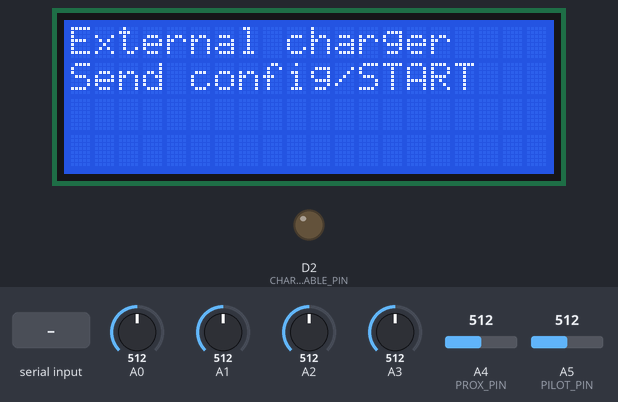
Recording of a sketch running on a simulated Arduino Uno R4 Minima. On the bench: 20×4 character LCD, output pins drawn as LEDs (lit = HIGH). The test bench sets the inputs (shaded band); at power-on: A2 = 512, A3 = 512, A4 (PROX_PIN) = 512, A0 = 512, A1 = 512, A5 (PILOT_PIN) = 512 (analog values on the 0–1023 scale). What the sketch prints to the serial monitor is not drawn.

Above: at 0.8 s.
0.9 s: "START\n" received over Serial
At 2.1 s:
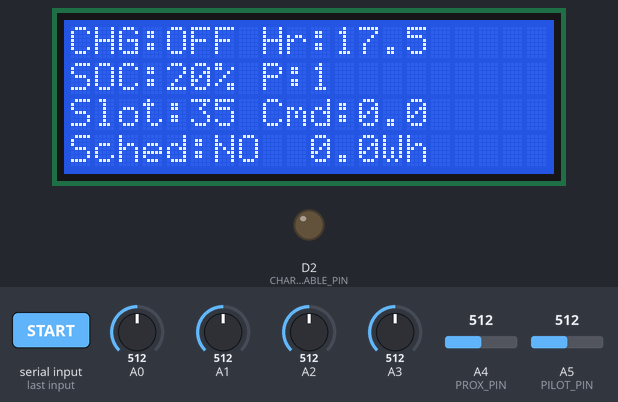
2.4 s: A2 set to 306
At 3.4 s:
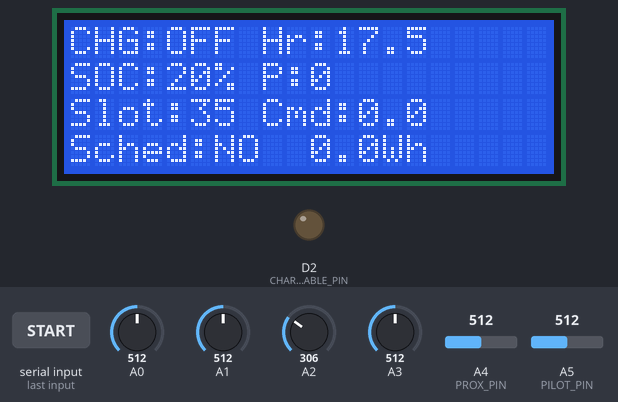
3.9 s: A3 set to 716
At 4.7 s:
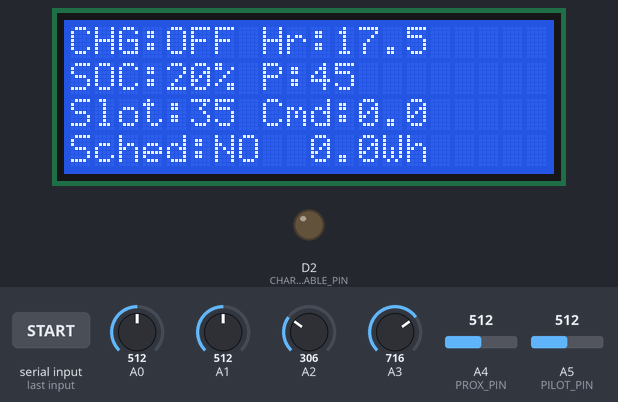
5.5 s: "SCHED=OFF\n" received over Serial
At 6.1 s:
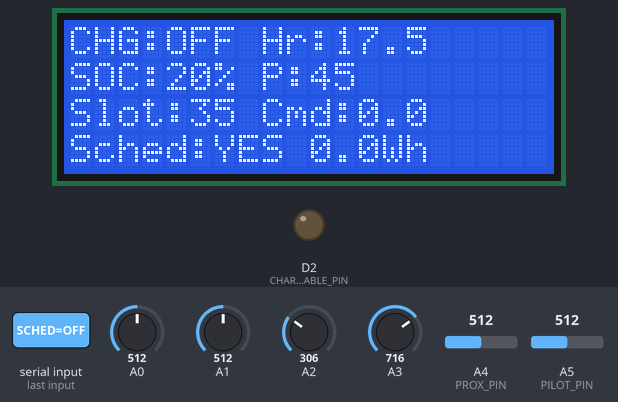
7.1 s: A2 set to 90
At 8.4 s:
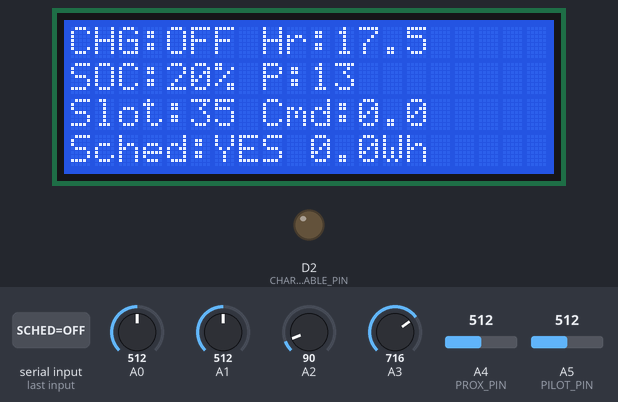
8.7 s: A4 (PROX_PIN) set to 418
10.2 s: A4 (PROX_PIN) set to 399
At 11.3 s:
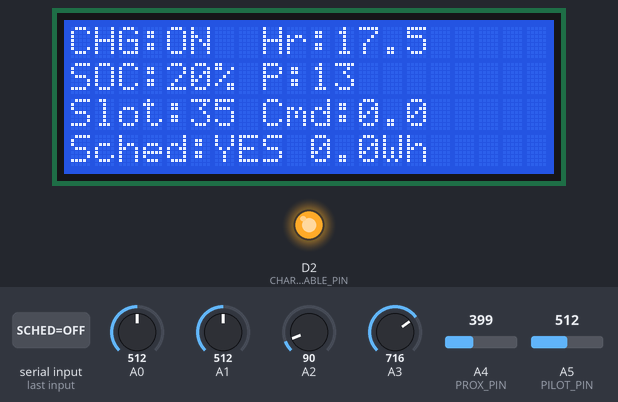
Timing chart, 0 to 13.2 s (numbered marks = the images above; inputs shaded):
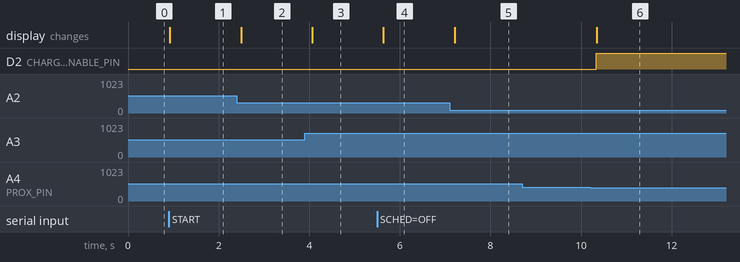

The sketch:

Module2_Starter_Code_external_charger_v3.ino
```cpp
#include <LiquidCrystal.h>

// -------------------------
// Measurements
// -------------------------
double BatVolt = 0.0;
double BatCur  = 0.0;
double BatPower = 0.0;

double CharVolt = 0.0;
double CharCur  = 0.0;
double CharPower = 0.0;

double totalWh = 0.0;

// -------------------------
// Hardware constants
// -------------------------
const double ADC_REF_V = 5.0;
const double ADC_MAX = 16383.0; // 14-bit ADC on Uno R4
const double ACS712_BAT_ZERO = 2.49;
const double ACS712_BAT_SENS = 0.066; // V/A
const double ACS712_CHG_ZERO = 2.49;
const double ACS712_CHG_SENS = 0.4;   // V/A

const double R1 = 11000.0;
const double R2 = 1000.0;
const double VOLT_DIV_GAIN = (R1 + R2) / R2;

// J1772 / control pins
const int CHARGE_ENABLE_PIN = 2;
const int PROX_PIN = A4;
const int PILOT_PIN = A5;

// -------------------- LCD Pins --------------------
const int rs = 3, en = 4, d4 = 5, d5 = 6, d6 = 7, d7 = 8;
LiquidCrystal lcd(rs, en, d4, d5, d6, d7);

// -------------------------
// Charge scheduling settings
// -------------------------
const float Ebat_kWh = 10.0;   // usable battery capacity estimate
const float Pmax_kW  = 7.2;    // max external charging power estimate
const float eta      = 0.92;   // charging efficiency
const float SOC_req  = 0.80;   // stop target
const float SOC_res  = 0.10;   // emergency minimum
const float BASE     = 0.12;   // $/kWh base rate
const float SLOT_HR  = 0.5;    // 30-minute schedule slots
const int   N_SLOTS  = 48;

float START_TIME = 17.5; // wall-clock start time in hours
float SOC0       = 0.20; // initial SOC estimate
float ARRIVAL    = 17.5; // plug-in time
float DEPARTURE  = 7.0;  // unplug time

float P_schedule[N_SLOTS];
float rate[N_SLOTS];
float currentSOC = SOC0;
bool configured = false;
bool scheduleEnabled = true;

// -------------------------
// Timing / state
// -------------------------
unsigned long startMillis = 0;
unsigned long lastUpdateMs = 0;
bool chargeRequestLatched = false;

// -------------------------
// Helper functions
// -------------------------
double readScaledVoltage(int pin) {
  double raw = analogRead(pin);
  return raw * ADC_REF_V / ADC_MAX * VOLT_DIV_GAIN;
}

double readScaledCurrent(int pin, double zeroOffset, double sensitivity) {
  double raw = analogRead(pin);
  double sensedV = raw * ADC_REF_V / ADC_MAX;
  return (sensedV - zeroOffset) / sensitivity;
}

double readPilotHighVoltage() {
  double pHigh = 0.0;
  for (int i = 0; i < 100; i++) {
    double reading = analogRead(PILOT_PIN);
    if (reading > pHigh) pHigh = reading;
  }
  return pHigh * 12.0 / ADC_MAX;
}

double readProximityVoltage() {
  double raw = analogRead(PROX_PIN);
  return raw * ADC_REF_V / ADC_MAX;
}

float getRate(float h) {
  if (h >= 23 || h < 6) return 0.65f * BASE;
  if (h >= 17 && h < 21) return 1.60f * BASE;
  return 0.90f * BASE;
}

float getCurrentHour() {
  float elapsed = (millis() - startMillis) / 3600000.0f;
  float h = START_TIME + elapsed;
  while (h >= 24.0f) h -= 24.0f;
  while (h < 0.0f) h += 24.0f;
  return h;
}

void buildSchedule() {
  for (int i = 0; i < N_SLOTS; i++) {
    float h = i * SLOT_HR;
    rate[i] = getRate(h);
    P_schedule[i] = 0.0f;
  }

  int a = (int)(ARRIVAL / SLOT_HR);
  int d = (int)(DEPARTURE / SLOT_HR);

  int idx[N_SLOTS];
  int len = 0;

  if (d < a) {
    for (int i = a; i < N_SLOTS; i++) idx[len++] = i;
    for (int i = 0; i <= d; i++) idx[len++] = i;
  } else {
    for (int i = a; i <= d; i++) idx[len++] = i;
  }

  float Ereq = max((SOC_req - SOC0) * Ebat_kWh, 0.0f);
  float Erem = Ereq;

  // cheapest slots first
  for (int i = 0; i < len - 1; i++) {
    for (int j = i + 1; j < len; j++) {
      if (rate[idx[j]] < rate[idx[i]]) {
        int tmp = idx[i];
        idx[i] = idx[j];
        idx[j] = tmp;
      }
    }
  }

  for (int i = 0; i < len && Erem > 0.0f; i++) {
    int k = idx[i];
    float Emax = Pmax_kW * SLOT_HR * eta;
    float Eadd = min(Emax, Erem);
    P_schedule[k] = Eadd / (SLOT_HR * eta); // commanded kW in this slot
    Erem -= Eadd;
  }

  currentSOC = SOC0;
}

void printSchedule() {
  Serial.println("Schedule rebuilt.");
  for (int i = 0; i < N_SLOTS; i++) {
    if (P_schedule[i] > 0.01f) {
      Serial.print("Slot ");
      Serial.print(i);
      Serial.print(" (");
      Serial.print(i * SLOT_HR, 1);
      Serial.print(" h): ");
      Serial.print(P_schedule[i], 2);
      Serial.println(" kW");
    }
  }
}

void checkSerial() {
  if (!Serial.available()) return;

  String s = Serial.readStringUntil('\n');
  s.trim();
  if (s.length() == 0) return;

  if (s.startsWith("T=")) START_TIME = s.substring(2).toFloat();
  else if (s.startsWith("SOC=")) SOC0 = s.substring(4).toFloat();
  else if (s.startsWith("A=")) ARRIVAL = s.substring(2).toFloat();
  else if (s.startsWith("D=")) DEPARTURE = s.substring(2).toFloat();
  else if (s.equalsIgnoreCase("SCHED=ON")) scheduleEnabled = true;
  else if (s.equalsIgnoreCase("SCHED=OFF")) scheduleEnabled = false;
  else if (s.equalsIgnoreCase("REBUILD")) {
    buildSchedule();
    printSchedule();
  }

  Serial.println("Updated parameter.");
}

void printMeasurements(double pilotV, double proxV, bool chargeEnabled, bool shouldCharge, int step, float hour) {
  Serial.print("Battery Voltage = "); Serial.println(BatVolt, 3);
  Serial.print("Battery Current = "); Serial.println(BatCur, 3);
  Serial.print("Battery Power = ");   Serial.println(BatPower, 3);

  Serial.print("Charger Voltage = "); Serial.println(CharVolt, 3);
  Serial.print("Charger Current = "); Serial.println(CharCur, 3);
  Serial.print("Charger Power = ");   Serial.println(CharPower, 3);

  Serial.print("Pilot Voltage = ");   Serial.println(pilotV, 3);
  Serial.print("Proximity Voltage = "); Serial.println(proxV, 3);

  Serial.print("Hour = "); Serial.println(hour, 2);
  Serial.print("Slot = "); Serial.println(step);
  Serial.print("Scheduled Power (kW) = "); Serial.println(P_schedule[step], 3);
  Serial.print("Should Charge = "); Serial.println(shouldCharge ? "YES" : "NO");
  Serial.print("Charge Enabled = "); Serial.println(chargeEnabled ? "YES" : "NO");
  Serial.print("SOC = "); Serial.println(currentSOC, 4);
  Serial.print("Total Energy (Wh) = "); Serial.println(totalWh, 5);
  Serial.println();
}

void updateLCD(bool chargingEnabled, float hour, int step, bool shouldCharge) {
  lcd.clear();

  lcd.setCursor(0, 0);
  lcd.print("CHG:");
  lcd.print(chargingEnabled ? "ON " : "OFF");
  lcd.print(" Hr:");
  lcd.print(hour, 1);

  lcd.setCursor(0, 1);
  lcd.print("SOC:");
  lcd.print(currentSOC * 100.0, 0);
  lcd.print("% P:");
  lcd.print(CharPower, 0);

  lcd.setCursor(0, 2);
  lcd.print("Slot:");
  lcd.print(step);
  lcd.print(" Cmd:");
  lcd.print(P_schedule[step], 1);

  lcd.setCursor(0, 3);
  lcd.print(shouldCharge ? "Sched:YES " : "Sched:NO  ");
  lcd.print(totalWh, 1);
  lcd.print("Wh");
}

void setup() {
  Serial.begin(9600);
  analogReadResolution(14);

  pinMode(CHARGE_ENABLE_PIN, OUTPUT);
  digitalWrite(CHARGE_ENABLE_PIN, LOW);

  lcd.begin(20, 4);
  lcd.clear();
  lcd.setCursor(0, 0);
  lcd.print("External charger");
  lcd.setCursor(0, 1);
  lcd.print("Send config/START");

  Serial.println("Enter optional config:");
  Serial.println("T=17.5  SOC=0.2  A=17.5  D=7");
  Serial.println("SCHED=ON or SCHED=OFF");
  Serial.println("Then type START");

  while (!configured) {
    if (Serial.available()) {
      String s = Serial.readStringUntil('\n');
      s.trim();
      if (s.startsWith("T=")) START_TIME = s.substring(2).toFloat();
      else if (s.startsWith("SOC=")) SOC0 = s.substring(4).toFloat();
      else if (s.startsWith("A=")) ARRIVAL = s.substring(2).toFloat();
      else if (s.startsWith("D=")) DEPARTURE = s.substring(2).toFloat();
      else if (s.equalsIgnoreCase("SCHED=ON")) scheduleEnabled = true;
      else if (s.equalsIgnoreCase("SCHED=OFF")) scheduleEnabled = false;
      else if (s.equalsIgnoreCase("START")) configured = true;
    }
  }

  buildSchedule();
  printSchedule();

  startMillis = millis();
  lastUpdateMs = startMillis;

  lcd.clear();
}

void loop() {
  checkSerial();

  // Measurements
  BatVolt = readScaledVoltage(A0);
  BatCur = readScaledCurrent(A1, ACS712_BAT_ZERO, ACS712_BAT_SENS);
  BatPower = BatVolt * BatCur;

  CharVolt = readScaledVoltage(A2);
  CharCur = readScaledCurrent(A3, ACS712_CHG_ZERO, ACS712_CHG_SENS);
  CharPower = CharVolt * CharCur;

  double pilotV = readPilotHighVoltage();
  double proxV = readProximityVoltage();

  bool connectorPresent = (proxV >= 1.40 && proxV < 2.00);
  bool evseReady = (pilotV >= 7.5);
  bool chargingState = (pilotV >= 5.0 && pilotV < 7.5);

  float hour = getCurrentHour();
  int step = (int)(hour / SLOT_HR);
  if (step < 0) step = 0;
  if (step >= N_SLOTS) step = N_SLOTS - 1;

  bool shouldCharge = (!scheduleEnabled) || (P_schedule[step] > 0.01f);

  // Request logic: respect J1772 connection state, but also incorporate
  // scheduled charging and SOC limits from the other code.
  bool wantCharge = false;
  if (currentSOC < SOC_res) {
    wantCharge = true;                  // emergency override
  } else if (currentSOC >= SOC_req) {
    wantCharge = false;                 // target reached
  } else if (shouldCharge) {
    wantCharge = true;                  // scheduled charging slot
  }

  if (!connectorPresent) {
    chargeRequestLatched = false;
  } else if (!wantCharge) {
    chargeRequestLatched = false;
  } else if (evseReady || chargingState) {
    chargeRequestLatched = true;
  }

  digitalWrite(CHARGE_ENABLE_PIN, chargeRequestLatched ? HIGH : LOW);
  bool chargeEnabled = chargeRequestLatched;

  // Integrate energy and update estimated SOC from measured charger power
  unsigned long now = millis();
  double dtHours = (now - lastUpdateMs) / 3600000.0;
  lastUpdateMs = now;

  if (chargeEnabled && CharPower > 0.0) {
    totalWh += CharPower * dtHours;
    currentSOC += (CharPower * dtHours) / (Ebat_kWh * 1000.0);
    if (currentSOC > 1.0f) currentSOC = 1.0f;
  }

  // Status text
  if (!connectorPresent) {
    Serial.println("Status: connector not connected");
  } else if (!wantCharge) {
    Serial.println("Status: connected, not requesting charge");
  } else if (evseReady) {
    Serial.println("Status: requesting external charge");
  } else if (chargingState) {
    Serial.println("Status: charging");
  } else {
    Serial.println("Status: connected, waiting");
  }

  printMeasurements(pilotV, proxV, chargeEnabled, shouldCharge, step, hour);
  updateLCD(chargeEnabled, hour, step, shouldCharge);

  delay(500);
}
```

Measured:
- the behaviour switches between 410 and 409 on A4 (PROX_PIN) (found by bisection; images 5 and 6)
- after the input at 0.9 s, the display: changes at once (image 1)
- after the input at 2.4 s, the display: changes after 0.10 s (image 2)
- after the input at 3.9 s, the display: changes after 0.17 s (image 3)
- after the input at 5.5 s, the display: changes after 0.14 s (image 4)
- after the input at 7.1 s, the display: changes after 0.11 s (image 5)
- after the input at 8.7 s, every drawn part: stays the same
- after the input at 10.2 s, D2 (CHARGE_ENABLE_PIN): LOW → HIGH after 0.14 s; the display: changes after 0.15 s (image 6)
